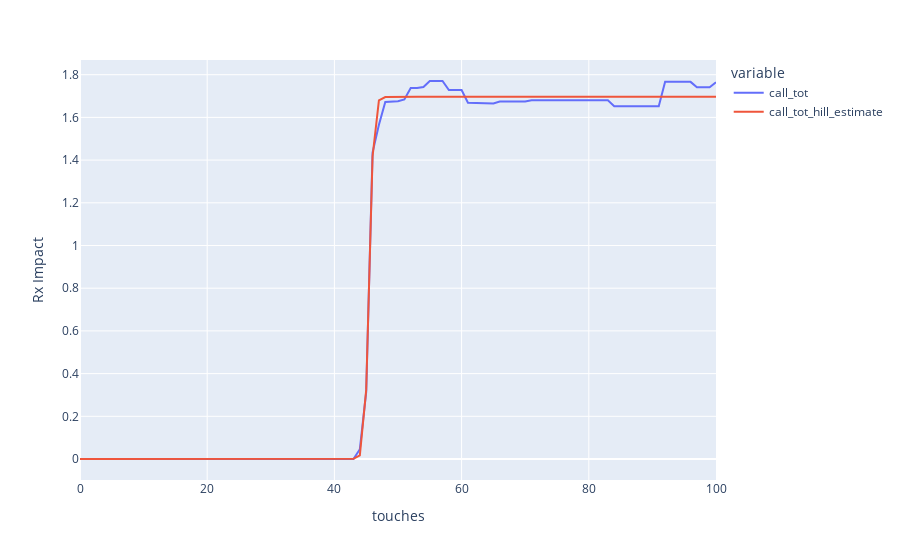

The notebook cell this image was saved under:
### Code cell
response_curves.plot(channel5['resp_df'], 'touches', ['call_tot', 'call_tot_hill_estimate'])

### Figure 1 — Plotly figure (JSON) as saved in the notebook; plotly's stock layout.template omitted (floating-point values rounded to 4 significant figures)
{"data": [{"hovertemplate": "variable=call_tot<br>touches=%{x}<br>value=%{y}<extra></extra>", "legendgroup": "call_tot", "line": {"color": "#636efa", "dash": "solid"}, "marker": {"symbol": "circle"}, "mode": "lines", "name": "call_tot", "orientation": "v", "showlegend": true, "type": "scatter", "x": [0, 1, 2, 3, 4, 5, 6, 7, 8, 9, 10, 11, 12, 13, 14, 15, 16, 17, 18, 19, 20, 21, 22, 23, 24, 25, 26, 27, 28, 29, 30, 31, 32, 33, 34, 35, 36, 37, 38, 39, 40, 41, 42, 43, 44, 45, 46, 47, 48, 49, 50, 51, 52, 53, 54, 55, 56, 57, 58, 59, 60, 61, 62, 63, 64, 65, 66, 67, 68, 69, 70, 71, 72, 73, 74, 75, 76, 77, 78, 79, 80, 81, 82, 83, 84, 85, 86, 87, 88, 89, 90, 91, 92, 93, 94, 95, 96, 97, 98, 99, 100], "xaxis": "x", "y": [0, 0, 0, 0, 0, 0, 0, 0, 0, 0, 0, 0, 0, 0, 0, 0, 0, 0, 0, 0, 0, 0, 0, 0, 0, 0, 0, 0, 0, 0, 0, 0, 0, 0, 0, 0, 0, 0, 0, 0, 0, 0, 0, 0, 0.0458, 0.3129, 1.435, 1.566, 1.673, 1.673, 1.676, 1.684, 1.738, 1.738, 1.743, 1.77, 1.77, 1.77, 1.728, 1.728, 1.728, 1.668, 1.668, 1.666, 1.666, 1.666, 1.674, 1.674, 1.674, 1.674, 1.674, 1.68, 1.68, 1.68, 1.68, 1.68, 1.68, 1.68, 1.68, 1.68, 1.68, 1.68, 1.68, 1.68, 1.653, 1.652, 1.652, 1.652, 1.652, 1.652, 1.652, 1.652, 1.766, 1.766, 1.766, 1.766, 1.766, 1.741, 1.741, 1.741, 1.764], "yaxis": "y"}, {"hovertemplate": "variable=call_tot_hill_estimate<br>touches=%{x}<br>value=%{y}<extra></extra>", "legendgroup": "call_tot_hill_estimate", "line": {"color": "#EF553B", "dash": "solid"}, "marker": {"symbol": "circle"}, "mode": "lines", "name": "call_tot_hill_estimate", "orientation": "v", "showlegend": true, "type": "scatter", "x": [0, 1, 2, 3, 4, 5, 6, 7, 8, 9, 10, 11, 12, 13, 14, 15, 16, 17, 18, 19, 20, 21, 22, 23, 24, 25, 26, 27, 28, 29, 30, 31, 32, 33, 34, 35, 36, 37, 38, 39, 40, 41, 42, 43, 44, 45, 46, 47, 48, 49, 50, 51, 52, 53, 54, 55, 56, 57, 58, 59, 60, 61, 62, 63, 64, 65, 66, 67, 68, 69, 70, 71, 72, 73, 74, 75, 76, 77, 78, 79, 80, 81, 82, 83, 84, 85, 86, 87, 88, 89, 90, 91, 92, 93, 94, 95, 96, 97, 98, 99, 100], "xaxis": "x", "y": [0, 6.164e-232, 6.576e-190, 2.529e-165, 7.016e-148, 2.378e-134, 2.698e-123, 5.994e-114, 7.486e-106, 1.037e-98, 2.537e-92, 1.525e-86, 2.878e-81, 2.053e-76, 6.395e-72, 9.753e-68, 7.987e-64, 3.787e-60, 1.107e-56, 2.1e-53, 2.706e-50, 2.459e-47, 1.627e-44, 8.067e-42, 3.071e-39, 9.172e-37, 2.19e-34, 4.255e-32, 6.823e-30, 9.156e-28, 1.041e-25, 1.013e-23, 8.521e-22, 6.256e-20, 4.04e-18, 2.312e-16, 1.181e-14, 5.413e-13, 2.241e-11, 8.422e-10, 2.888e-08, 9.073e-07, 2.623e-05, 0.0007005, 0.01718, 0.3237, 1.417, 1.68, 1.695, 1.696, 1.696, 1.696, 1.696, 1.696, 1.696, 1.696, 1.696, 1.696, 1.696, 1.696, 1.696, 1.696, 1.696, 1.696, 1.696, 1.696, 1.696, 1.696, 1.696, 1.696, 1.696, 1.696, 1.696, 1.696, 1.696, 1.696, 1.696, 1.696, 1.696, 1.696, 1.696, 1.696, 1.696, 1.696, 1.696, 1.696, 1.696, 1.696, 1.696, 1.696, 1.696, 1.696, 1.696, 1.696, 1.696, 1.696, 1.696, 1.696, 1.696, 1.696, 1.696], "yaxis": "y"}], "layout": {"legend": {"title": {"text": "variable"}, "tracegroupgap": 0}, "margin": {"t": 60}, "xaxis": {"anchor": "y", "domain": [0, 1], "title": {"text": "touches"}}, "yaxis": {"anchor": "x", "domain": [0, 1], "title": {"text": "Rx Impact"}}}}
